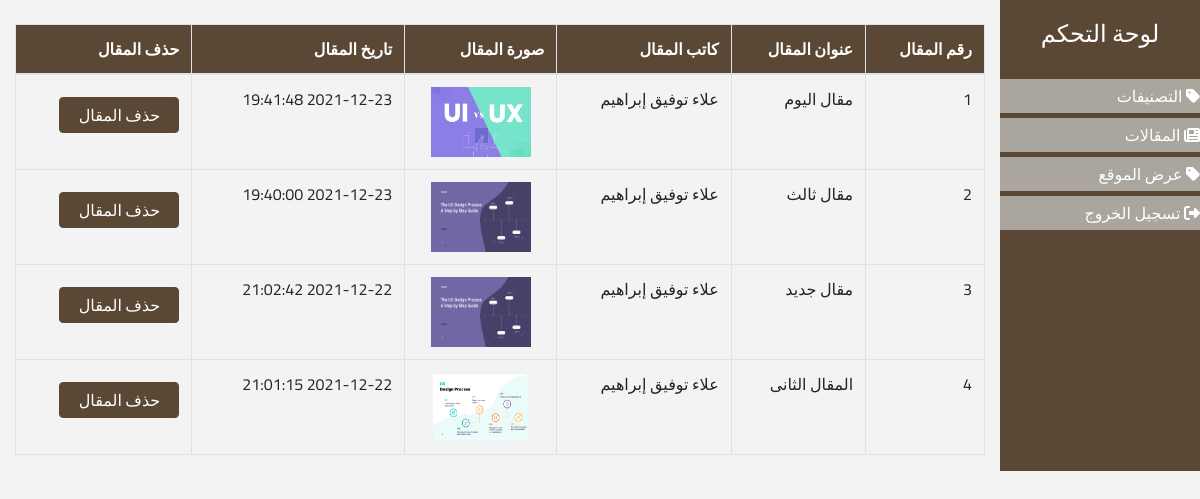
/posts.php, run on the app's committed database.
### tables this page shows
CREATE TABLE `posts` (
  `id` int(11) NOT NULL,
  `postTitle` varchar(200) NOT NULL,
  `postCategory` varchar(200) NOT NULL,
  `postImage` varchar(200) NOT NULL,
  `postContent` varchar(10000) NOT NULL,
  `postDate` datetime NOT NULL DEFAULT current_timestamp(),
  `postAuthor` varchar(200) NOT NULL
);

### posts.php (the view, shortened to what this page needs)
<?php
include 'include/connection.php';
include 'include/header.php';
?>
<div class="content">
    <div class="container-fluid">
        <div class="row">
            <div class="col-md-2" id="side-area">
                <h4>لوحة التحكم</h4>
                <ul>
                    <li>
                        <a href="categories.php">
                            <span><i class="fas fa-tag"></i></span>
                            <span>التصنيفات</span>
                        </a>
                    </li>
                    <li data-toggle="collapse" data-target="#menu">
                        <a href="#">
                            <span><i class="fas fa-newspaper"></i></span>
                            <span>المقالات</span>
                        </a>
                    </li>
                    <li>
                        <a href="index.php">
                            <span><i class="fas fa-tag"></i></span>
                            <span>عرض الموقع</span>
                        </a>
                    </li>
                    <li>
                        <a href="logout.php">
                            <span><i class="fa fa-sign-out"></i></span>
                            <span>تسجيل الخروج</span>
                        </a>
                    </li>
                </ul>
            </div>
            <div class="col-md-10" id="main-area">
                <div class="display-posts mt-4">
                    <table class="table table-bordered table-hover">
                        <thead>
                            <tr>
                                <th>رقم المقال</th>
                                <th>عنوان المقال</th>
                                <th>كاتب المقال</th>
                                <th>صورة المقال</th>
                                <th>تاريخ المقال</th>
                                <th>حذف المقال</th>
                            </tr>
                        </thead>
                        <tbody>
                            <?php
                            $query = "SELECT * FROM posts  ORDER BY id DESC";
                            $res = mysqli_query($conn, $query);
                            $num = 0;
                            while ($row = mysqli_fetch_assoc($res)) {
                                $num++
                            ?>
                            <tr>
                                <td><?php echo $num ?></td>
                                <td><?php echo $row['postTitle']  ?></td>
                                <td><?php echo $row['postAuthor']  ?></td>
                                <td class="text-center"><img src="uploads/<?php echo $row['postImage'] ?>"
                                        alt="post-img" style="width:100px;height:70px"></td>
                                <td><?php echo $row['postDate']  ?></td>
                                <td><a href="posts.php?id=<?php echo $row['id'] ?>">
                                        <button class="btn btn-custom">حذف المقال</button></a></td>
                            </tr>
                            <?php
                            }
                            ?>
                        </tbody>
                    </table>
                </div>
            </div>
        </div>
    </div>
</div>
<?php include 'include/footer.php'; ?>

### css/dashboard.css (style rules this page uses)
:root { --first-color: #5b4834; --second-color: #aaa69d; }
a, a:hover { text-decoration: none; }
* { font-family: "Cairo", sans-serif; }
body { background-color: #f3f3f3; }
#side-area { background-color: var(--first-color); color: #fff; padding: 20px 0; }
#side-area h4 { text-align: center; margin-bottom: 20px; }
#side-area ul { list-style: none; padding: 0; margin: 30px 0; }
#side-area ul li { background-color: var(--second-color); margin-bottom: 5px; padding: 5px 0; }
#side-area ul li a { color: #fff; }
.btn-custom { background-color: var(--first-color); color: #fff; border: 1px solid var(--first-color); padding: 5px 10px; width: 120px; margin-top: 10px; }
thead { background-color: var(--first-color); color: #fff; }

### data on the page
posts: postTitle "مقال اليوم", postAuthor "علاء توفيق إبراهيم", postImage (picture), postDate "2021-12-23 19:41:48"
posts: postTitle "مقال ثالث", postAuthor "علاء توفيق إبراهيم", postImage (picture), postDate "2021-12-23 19:40:00"
posts: postTitle "مقال جديد", postAuthor "علاء توفيق إبراهيم", postImage (picture), postDate "2021-12-22 21:02:42"
posts: postTitle "المقال الثانى", postAuthor "علاء توفيق إبراهيم", postImage (picture), postDate "2021-12-22 21:01:15"
